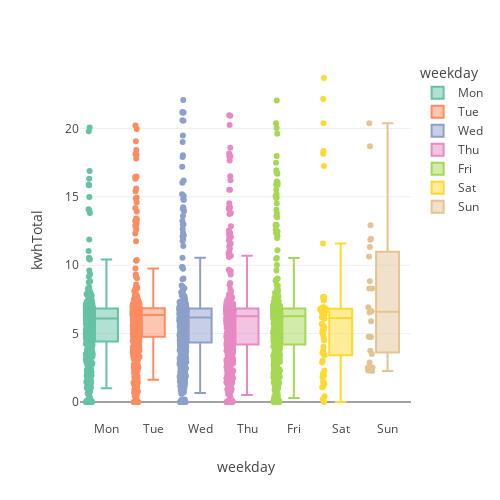

The notebook cell this image was saved under:
### Code cell
# plotly boxplot
px.box(
    data_frame=ev_df, x='weekday', y='kwhTotal',
    width=500, height=500, points='all', category_orders=weekday_order,  color='weekday',          
    color_discrete_sequence=px.colors.qualitative.Set2
)

### Figure 1 — Plotly figure (JSON) as saved in the notebook; plotly's stock layout.template omitted (floating-point values rounded to 4 significant figures; data arrays with more than 128 entries replaced by an {"elided": "..."} marker saying what was removed)
{"data": [{"alignmentgroup": "True", "boxpoints": "all", "hovertemplate": "weekday=%{x}<br>kwhTotal=%{y}<extra></extra>", "legendgroup": "Mon", "marker": {"color": "rgb(102,194,165)"}, "name": "Mon", "notched": false, "offsetgroup": "Mon", "orientation": "v", "showlegend": true, "type": "box", "x": {"elided": "616 str values"}, "x0": " ", "xaxis": "x", "y": {"elided": "616 float values"}, "y0": " ", "yaxis": "y"}, {"alignmentgroup": "True", "boxpoints": "all", "hovertemplate": "weekday=%{x}<br>kwhTotal=%{y}<extra></extra>", "legendgroup": "Tue", "marker": {"color": "rgb(252,141,98)"}, "name": "Tue", "notched": false, "offsetgroup": "Tue", "orientation": "v", "showlegend": true, "type": "box", "x": {"elided": "635 str values"}, "x0": " ", "xaxis": "x", "y": {"elided": "635 float values"}, "y0": " ", "yaxis": "y"}, {"alignmentgroup": "True", "boxpoints": "all", "hovertemplate": "weekday=%{x}<br>kwhTotal=%{y}<extra></extra>", "legendgroup": "Wed", "marker": {"color": "rgb(141,160,203)"}, "name": "Wed", "notched": false, "offsetgroup": "Wed", "orientation": "v", "showlegend": true, "type": "box", "x": {"elided": "713 str values"}, "x0": " ", "xaxis": "x", "y": {"elided": "713 float values"}, "y0": " ", "yaxis": "y"}, {"alignmentgroup": "True", "boxpoints": "all", "hovertemplate": "weekday=%{x}<br>kwhTotal=%{y}<extra></extra>", "legendgroup": "Thu", "marker": {"color": "rgb(231,138,195)"}, "name": "Thu", "notched": false, "offsetgroup": "Thu", "orientation": "v", "showlegend": true, "type": "box", "x": {"elided": "735 str values"}, "x0": " ", "xaxis": "x", "y": {"elided": "735 float values"}, "y0": " ", "yaxis": "y"}, {"alignmentgroup": "True", "boxpoints": "all", "hovertemplate": "weekday=%{x}<br>kwhTotal=%{y}<extra></extra>", "legendgroup": "Fri", "marker": {"color": "rgb(166,216,84)"}, "name": "Fri", "notched": false, "offsetgroup": "Fri", "orientation": "v", "showlegend": true, "type": "box", "x": {"elided": "610 str values"}, "x0": " ", "xaxis": "x", "y": {"elided": "610 float values"}, "y0": " ", "yaxis": "y"}, {"alignmentgroup": "True", "boxpoints": "all", "hovertemplate": "weekday=%{x}<br>kwhTotal=%{y}<extra></extra>", "legendgroup": "Sat", "marker": {"color": "rgb(255,217,47)"}, "name": "Sat", "notched": false, "offsetgroup": "Sat", "orientation": "v", "showlegend": true, "type": "box", "x": ["Sat", "Sat", "Sat", "Sat", "Sat", "Sat", "Sat", "Sat", "Sat", "Sat", "Sat", "Sat", "Sat", "Sat", "Sat", "Sat", "Sat", "Sat", "Sat", "Sat", "Sat", "Sat", "Sat", "Sat", "Sat", "Sat", "Sat", "Sat", "Sat", "Sat", "Sat", "Sat", "Sat", "Sat", "Sat", "Sat", "Sat", "Sat", "Sat", "Sat", "Sat", "Sat", "Sat", "Sat", "Sat", "Sat", "Sat", "Sat", "Sat", "Sat", "Sat", "Sat", "Sat", "Sat", "Sat", "Sat", "Sat", "Sat", "Sat", "Sat", "Sat", "Sat"], "x0": " ", "xaxis": "x", "y": [3.02, 17.25, 18.35, 11.59, 22.14, 18.15, 20.37, 23.68, 0.19, 0.0, 7.68, 6.82, 6.68, 1.86, 5.12, 5.48, 6.72, 6.43, 1.43, 6.8, 6.79, 1.94, 6.73, 1.4, 6.7, 3.53, 5.22, 6.94, 6.42, 2.31, 5.7, 3.61, 6.69, 5.47, 3.42, 2.89, 6.73, 2.06, 6.2, 1.12, 7.41, 1.54, 7.66, 5.27, 4.5, 5.67, 7.69, 4.93, 1.08, 6.08, 6.89, 6.87, 6.82, 6.74, 0.42, 1.31, 4.69, 6.5, 3.74, 6.83, 4.04, 6.38], "y0": " ", "yaxis": "y"}, {"alignmentgroup": "True", "boxpoints": "all", "hovertemplate": "weekday=%{x}<br>kwhTotal=%{y}<extra></extra>", "legendgroup": "Sun", "marker": {"color": "rgb(229,196,148)"}, "name": "Sun", "notched": false, "offsetgroup": "Sun", "orientation": "v", "showlegend": true, "type": "box", "x": ["Sun", "Sun", "Sun", "Sun", "Sun", "Sun", "Sun", "Sun", "Sun", "Sun", "Sun", "Sun", "Sun", "Sun", "Sun", "Sun", "Sun", "Sun", "Sun", "Sun", "Sun", "Sun", "Sun", "Sun"], "x0": " ", "xaxis": "x", "y": [8.83, 11.86, 18.7, 8.29, 11.33, 20.37, 12.91, 11.93, 10.63, 6.64, 2.26, 6.92, 4.75, 2.52, 2.52, 8.29, 4.77, 4.77, 3.74, 2.88, 3.51, 2.3, 6.55, 5.91], "y0": " ", "yaxis": "y"}], "layout": {"boxmode": "overlay", "height": 500, "legend": {"title": {"text": "weekday"}, "tracegroupgap": 0}, "margin": {"t": 60}, "width": 500, "xaxis": {"anchor": "y", "categoryarray": ["Mon", "Tue", "Wed", "Thu", "Fri", "Sat", "Sun"], "categoryorder": "array", "domain": [0, 1], "title": {"text": "weekday"}}, "yaxis": {"anchor": "x", "domain": [0, 1], "title": {"text": "kwhTotal"}}}}
